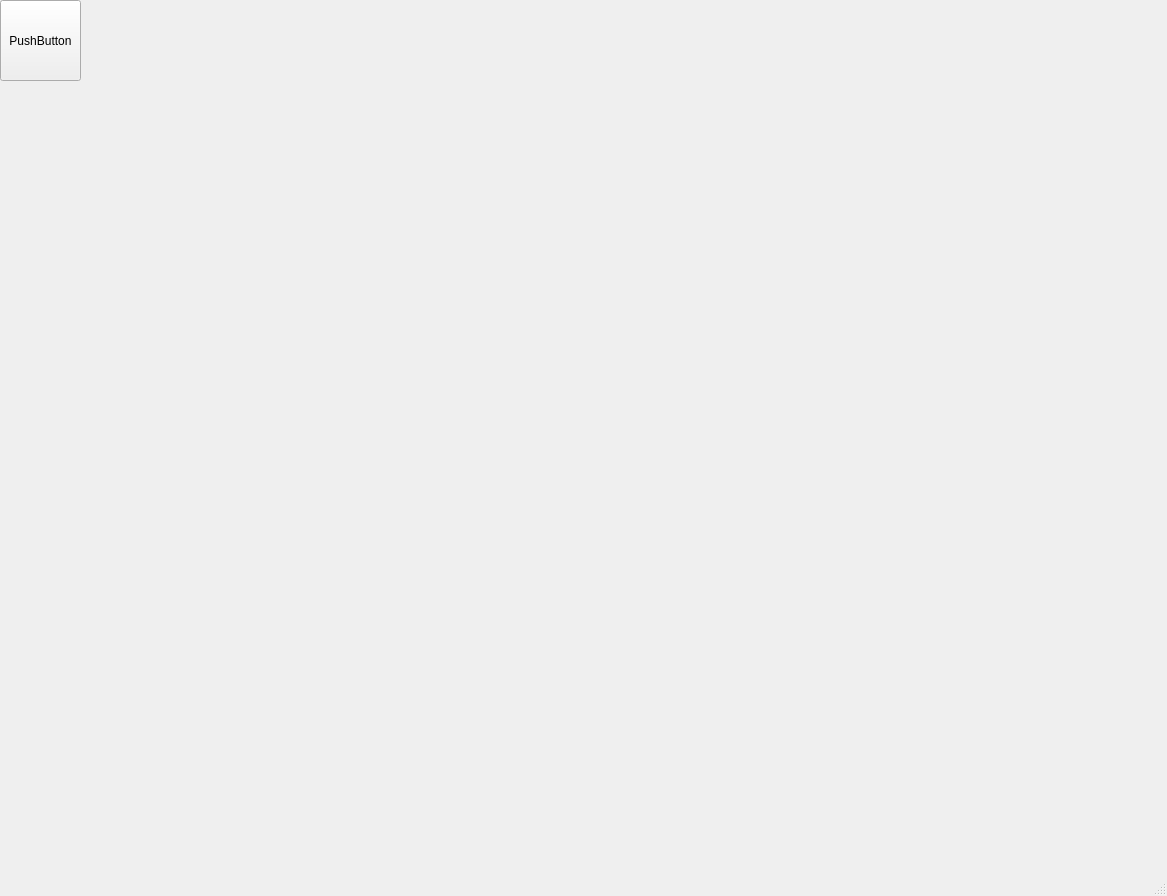
<?xml version="1.0" encoding="UTF-8"?>
<ui version="4.0">
 <class>MainWindow</class>
 <widget class="QMainWindow" name="MainWindow">
  <property name="geometry">
   <rect>
    <x>0</x>
    <y>0</y>
    <width>1167</width>
    <height>896</height>
   </rect>
  </property>
  <property name="windowTitle">
   <string>MainWindow</string>
  </property>
  <widget class="QWidget" name="centralwidget">
   <widget class="QPushButton" name="pushButton">
    <property name="geometry">
     <rect>
      <x>0</x>
      <y>0</y>
      <width>81</width>
      <height>81</height>
     </rect>
    </property>
    <property name="text">
     <string>PushButton</string>
    </property>
   </widget>
  </widget>
  <widget class="QMenuBar" name="menubar">
   <property name="geometry">
    <rect>
     <x>0</x>
     <y>0</y>
     <width>1167</width>
     <height>21</height>
    </rect>
   </property>
  </widget>
  <widget class="QStatusBar" name="statusbar"/>
 </widget>
 <resources/>
 <connections/>
</ui>
